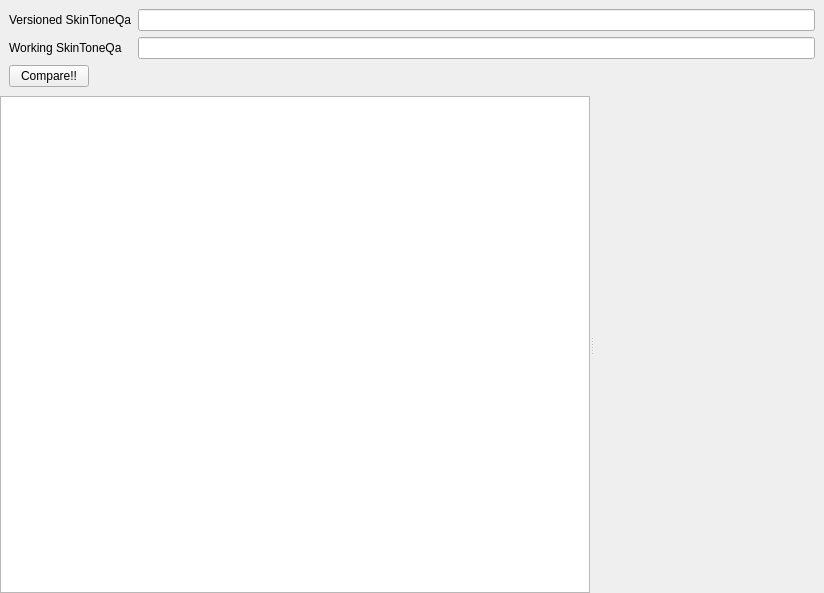
<?xml version="1.0" encoding="UTF-8"?>
<ui version="4.0">
 <class>FmMain</class>
 <widget class="QMainWindow" name="FmMain">
  <property name="geometry">
   <rect>
    <x>0</x>
    <y>0</y>
    <width>824</width>
    <height>593</height>
   </rect>
  </property>
  <property name="windowTitle">
   <string>Mass compare SkinTineQa BMPs</string>
  </property>
  <widget class="QWidget" name="centralwidget">
   <layout class="QVBoxLayout" name="verticalLayout" stretch="0,1">
    <property name="spacing">
     <number>0</number>
    </property>
    <property name="leftMargin">
     <number>0</number>
    </property>
    <property name="topMargin">
     <number>0</number>
    </property>
    <property name="rightMargin">
     <number>0</number>
    </property>
    <property name="bottomMargin">
     <number>0</number>
    </property>
    <item>
     <widget class="QWidget" name="widget" native="true">
      <layout class="QVBoxLayout" name="verticalLayout_2">
       <item>
        <layout class="QGridLayout" name="gridLayout">
         <item row="1" column="1">
          <widget class="QLineEdit" name="edWorking"/>
         </item>
         <item row="0" column="0">
          <widget class="QLabel" name="lbVersioned">
           <property name="text">
            <string>Versioned SkinToneQa</string>
           </property>
          </widget>
         </item>
         <item row="1" column="0">
          <widget class="QLabel" name="lbWorking">
           <property name="text">
            <string>Working SkinToneQa</string>
           </property>
          </widget>
         </item>
         <item row="0" column="1">
          <widget class="QLineEdit" name="edVersioned"/>
         </item>
        </layout>
       </item>
       <item>
        <layout class="QHBoxLayout" name="horizontalLayout">
         <item>
          <widget class="QPushButton" name="btCompare">
           <property name="text">
            <string>Compare!!</string>
           </property>
          </widget>
         </item>
         <item>
          <spacer name="horizontalSpacer">
           <property name="orientation">
            <enum>Qt::Horizontal</enum>
           </property>
           <property name="sizeHint" stdset="0">
            <size>
             <width>40</width>
             <height>20</height>
            </size>
           </property>
          </spacer>
         </item>
        </layout>
       </item>
      </layout>
     </widget>
    </item>
    <item>
     <widget class="QWidget" name="widget_2" native="true">
      <layout class="QVBoxLayout" name="verticalLayout_3">
       <property name="spacing">
        <number>0</number>
       </property>
       <property name="leftMargin">
        <number>0</number>
       </property>
       <property name="topMargin">
        <number>0</number>
       </property>
       <property name="rightMargin">
        <number>0</number>
       </property>
       <property name="bottomMargin">
        <number>0</number>
       </property>
       <item>
        <widget class="QSplitter" name="splitMain">
         <property name="orientation">
          <enum>Qt::Horizontal</enum>
         </property>
         <widget class="QTreeView" name="treeObjects">
          <property name="iconSize">
           <size>
            <width>14</width>
            <height>12</height>
           </size>
          </property>
          <property name="indentation">
           <number>0</number>
          </property>
          <attribute name="headerVisible">
           <bool>false</bool>
          </attribute>
         </widget>
         <widget class="WiViewer" name="wiViewer" native="true"/>
        </widget>
       </item>
      </layout>
     </widget>
    </item>
   </layout>
  </widget>
 </widget>
 <customwidgets>
  <customwidget>
   <class>WiViewer</class>
   <extends>QWidget</extends>
   <header>WiViewer.h</header>
   <container>1</container>
  </customwidget>
 </customwidgets>
 <tabstops>
  <tabstop>edVersioned</tabstop>
  <tabstop>edWorking</tabstop>
  <tabstop>btCompare</tabstop>
  <tabstop>treeObjects</tabstop>
 </tabstops>
 <resources/>
 <connections/>
</ui>
